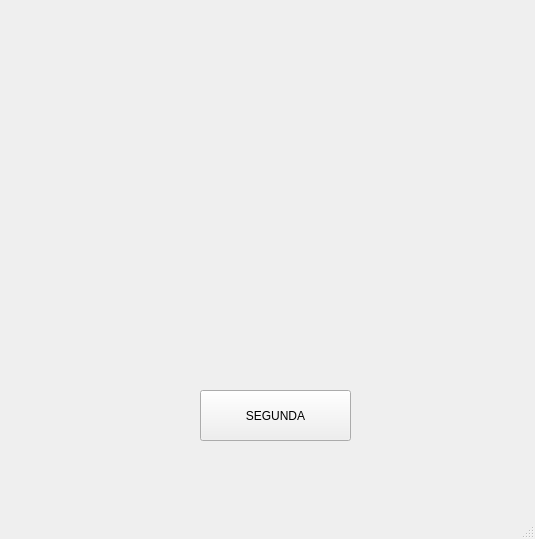
<?xml version="1.0" encoding="UTF-8"?>
<ui version="4.0">
 <class>MainWindow</class>
 <widget class="QMainWindow" name="MainWindow">
  <property name="geometry">
   <rect>
    <x>0</x>
    <y>0</y>
    <width>535</width>
    <height>539</height>
   </rect>
  </property>
  <property name="windowTitle">
   <string>MainWindow</string>
  </property>
  <widget class="QWidget" name="centralwidget">
   <widget class="QPushButton" name="pushButton">
    <property name="geometry">
     <rect>
      <x>200</x>
      <y>390</y>
      <width>151</width>
      <height>51</height>
     </rect>
    </property>
    <property name="text">
     <string>SEGUNDA</string>
    </property>
   </widget>
  </widget>
  <widget class="QMenuBar" name="menubar">
   <property name="geometry">
    <rect>
     <x>0</x>
     <y>0</y>
     <width>535</width>
     <height>21</height>
    </rect>
   </property>
  </widget>
  <widget class="QStatusBar" name="statusbar"/>
 </widget>
 <resources/>
 <connections/>
</ui>
